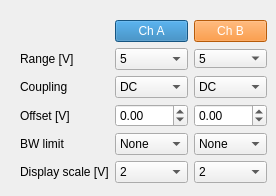
    <widget class="QWidget" name="vertical_tab">
     <property name="enabled">
      <bool>true</bool>
     </property>
     <property name="font">
      <font>
       <weight>50</weight>
       <bold>false</bold>
      </font>
     </property>
     <attribute name="title">
      <string>Vertical</string>
     </attribute>
     <widget class="QWidget" name="formLayoutWidget_4">
      <property name="geometry">
       <rect>
        <x>20</x>
        <y>20</y>
        <width>247</width>
        <height>167</height>
       </rect>
      </property>
      <layout class="QFormLayout" name="formLayout_5">
       <item row="1" column="0">
        <widget class="QLabel" name="label_2">
         <property name="minimumSize">
          <size>
           <width>0</width>
           <height>0</height>
          </size>
         </property>
         <property name="locale">
          <locale language="English" country="UnitedKingdom"/>
         </property>
         <property name="text">
          <string>Range [V]</string>
         </property>
        </widget>
       </item>
       <item row="1" column="1">
        <layout class="QHBoxLayout" name="horizontalLayout_4">
         <item>
          <widget class="QComboBox" name="range_a_comboBox">
           <property name="sizePolicy">
            <sizepolicy hsizetype="Preferred" vsizetype="Preferred">
             <horstretch>0</horstretch>
             <verstretch>0</verstretch>
            </sizepolicy>
           </property>
           <property name="minimumSize">
            <size>
             <width>60</width>
             <height>0</height>
            </size>
           </property>
           <property name="maximumSize">
            <size>
             <width>16777215</width>
             <height>16777215</height>
            </size>
           </property>
           <property name="currentIndex">
            <number>8</number>
           </property>
           <item>
            <property name="text">
             <string>10 m</string>
            </property>
           </item>
           <item>
            <property name="text">
             <string>20 m</string>
            </property>
           </item>
           <item>
            <property name="text">
             <string>50 m</string>
            </property>
           </item>
           <item>
            <property name="text">
             <string>100 m</string>
            </property>
           </item>
           <item>
            <property name="text">
             <string>200 m</string>
            </property>
           </item>
           <item>
            <property name="text">
             <string>500 m</string>
            </property>
           </item>
           <item>
            <property name="text">
             <string>1</string>
            </property>
           </item>
           <item>
            <property name="text">
             <string>2</string>
            </property>
           </item>
           <item>
            <property name="text">
             <string>5</string>
            </property>
           </item>
           <item>
            <property name="text">
             <string>10</string>
            </property>
           </item>
          </widget>
         </item>
         <item>
          <widget class="QComboBox" name="range_b_comboBox">
           <property name="maximumSize">
            <size>
             <width>16777215</width>
             <height>19</height>
            </size>
           </property>
           <property name="currentText">
            <string>5</string>
           </property>
           <property name="currentIndex">
            <number>8</number>
           </property>
           <item>
            <property name="text">
             <string>10 m</string>
            </property>
           </item>
           <item>
            <property name="text">
             <string>20 m</string>
            </property>
           </item>
           <item>
            <property name="text">
             <string>50 m</string>
            </property>
           </item>
           <item>
            <property name="text">
             <string>100 m</string>
            </property>
           </item>
           <item>
            <property name="text">
             <string>200 m</string>
            </property>
           </item>
           <item>
            <property name="text">
             <string>500 m</string>
            </property>
           </item>
           <item>
            <property name="text">
             <string>1</string>
            </property>
           </item>
           <item>
            <property name="text">
             <string>2</string>
            </property>
           </item>
           <item>
            <property name="text">
             <string>5</string>
            </property>
           </item>
           <item>
            <property name="text">
             <string>10</string>
            </property>
           </item>
          </widget>
         </item>
        </layout>
       </item>
       <item row="0" column="1">
        <layout class="QHBoxLayout" name="horizontalLayout_5">
         <item>
          <widget class="QPushButton" name="ch_a_pushButton">
           <property name="sizePolicy">
            <sizepolicy hsizetype="Preferred" vsizetype="Preferred">
             <horstretch>0</horstretch>
             <verstretch>0</verstretch>
            </sizepolicy>
           </property>
           <property name="font">
            <font>
             <weight>50</weight>
             <bold>false</bold>
            </font>
           </property>
           <property name="styleSheet">
            <string notr="true">background-color: rgb(31, 119, 180);
color: rgb(255, 255, 255);</string>
           </property>
           <property name="text">
            <string>Ch A</string>
           </property>
           <property name="checkable">
            <bool>true</bool>
           </property>
           <property name="checked">
            <bool>false</bool>
           </property>
          </widget>
         </item>
         <item>
          <widget class="QPushButton" name="ch_b_pushButton">
           <property name="sizePolicy">
            <sizepolicy hsizetype="Preferred" vsizetype="Preferred">
             <horstretch>0</horstretch>
             <verstretch>0</verstretch>
            </sizepolicy>
           </property>
           <property name="font">
            <font>
             <weight>50</weight>
             <bold>false</bold>
            </font>
           </property>
           <property name="styleSheet">
            <string notr="true">background-color: rgb(255, 127, 14);
color: white;</string>
           </property>
           <property name="text">
            <string>Ch B</string>
           </property>
           <property name="checkable">
            <bool>true</bool>
           </property>
          </widget>
         </item>
        </layout>
       </item>
       <item row="2" column="0">
        <widget class="QLabel" name="label_6">
         <property name="locale">
          <locale language="English" country="UnitedKingdom"/>
         </property>
         <property name="text">
          <string>Coupling</string>
         </property>
        </widget>
       </item>
       <item row="2" column="1">
        <layout class="QHBoxLayout" name="horizontalLayout_6">
         <item>
          <widget class="QComboBox" name="coupling_a_comboBox">
           <property name="sizePolicy">
            <sizepolicy hsizetype="Preferred" vsizetype="Preferred">
             <horstretch>0</horstretch>
             <verstretch>0</verstretch>
            </sizepolicy>
           </property>
           <property name="minimumSize">
            <size>
             <width>0</width>
             <height>0</height>
            </size>
           </property>
           <property name="maximumSize">
            <size>
             <width>16777215</width>
             <height>16777215</height>
            </size>
           </property>
           <property name="currentText">
            <string>DC</string>
           </property>
           <property name="currentIndex">
            <number>0</number>
           </property>
           <item>
            <property name="text">
             <string>DC</string>
            </property>
           </item>
           <item>
            <property name="text">
             <string>AC</string>
            </property>
           </item>
          </widget>
         </item>
         <item>
          <widget class="QComboBox" name="coupling_b_comboBox">
           <property name="maximumSize">
            <size>
             <width>16777215</width>
             <height>16777215</height>
            </size>
           </property>
           <property name="currentText">
            <string>DC</string>
           </property>
           <property name="currentIndex">
            <number>0</number>
           </property>
           <item>
            <property name="text">
             <string>DC</string>
            </property>
           </item>
           <item>
            <property name="text">
             <string>AC</string>
            </property>
           </item>
          </widget>
         </item>
        </layout>
       </item>
       <item row="3" column="0">
        <widget class="QLabel" name="label_7">
         <property name="locale">
          <locale language="English" country="UnitedKingdom"/>
         </property>
         <property name="text">
          <string>Offset [V]</string>
         </property>
        </widget>
       </item>
       <item row="3" column="1">
        <layout class="QHBoxLayout" name="horizontalLayout_7">
         <item>
          <widget class="QDoubleSpinBox" name="offset_a_spinBox">
           <property name="sizePolicy">
            <sizepolicy hsizetype="Minimum" vsizetype="Preferred">
             <horstretch>0</horstretch>
             <verstretch>0</verstretch>
            </sizepolicy>
           </property>
           <property name="locale">
            <locale language="English" country="UnitedKingdom"/>
           </property>
           <property name="buttonSymbols">
            <enum>QAbstractSpinBox::UpDownArrows</enum>
           </property>
           <property name="suffix">
            <string/>
           </property>
           <property name="decimals">
            <number>2</number>
           </property>
           <property name="minimum">
            <double>-1.000000000000000</double>
           </property>
           <property name="maximum">
            <double>1.000000000000000</double>
           </property>
           <property name="singleStep">
            <double>0.010000000000000</double>
           </property>
           <property name="value">
            <double>0.000000000000000</double>
           </property>
          </widget>
         </item>
         <item>
          <widget class="QDoubleSpinBox" name="offset_b_spinBox">
           <property name="locale">
            <locale language="English" country="UnitedKingdom"/>
           </property>
           <property name="buttonSymbols">
            <enum>QAbstractSpinBox::UpDownArrows</enum>
           </property>
           <property name="suffix">
            <string/>
           </property>
           <property name="decimals">
            <number>2</number>
           </property>
           <property name="minimum">
            <double>-1.000000000000000</double>
           </property>
           <property name="maximum">
            <double>1.000000000000000</double>
           </property>
           <property name="singleStep">
            <double>0.010000000000000</double>
           </property>
           <property name="value">
            <double>0.000000000000000</double>
           </property>
          </widget>
         </item>
        </layout>
       </item>
       <item row="5" column="0">
        <widget class="QLabel" name="label_22">
         <property name="locale">
          <locale language="English" country="UnitedKingdom"/>
         </property>
         <property name="text">
          <string>Display scale [V]</string>
         </property>
        </widget>
       </item>
       <item row="5" column="1">
        <layout class="QHBoxLayout" name="horizontalLayout_8">
         <item>
          <widget class="QComboBox" name="zoom_vertical_a_comboBox">
           <property name="sizePolicy">
            <sizepolicy hsizetype="Preferred" vsizetype="Preferred">
             <horstretch>0</horstretch>
             <verstretch>0</verstretch>
            </sizepolicy>
           </property>
           <property name="minimumSize">
            <size>
             <width>60</width>
             <height>0</height>
            </size>
           </property>
           <property name="maximumSize">
            <size>
             <width>16777215</width>
             <height>16777215</height>
            </size>
           </property>
           <property name="currentIndex">
            <number>10</number>
           </property>
           <item>
            <property name="text">
             <string>1 m</string>
            </property>
           </item>
           <item>
            <property name="text">
             <string>2 m</string>
            </property>
           </item>
           <item>
            <property name="text">
             <string>5 m</string>
            </property>
           </item>
           <item>
            <property name="text">
             <string>10 m</string>
            </property>
           </item>
           <item>
            <property name="text">
             <string>20 m</string>
            </property>
           </item>
           <item>
            <property name="text">
             <string>50 m</string>
            </property>
           </item>
           <item>
            <property name="text">
             <string>100 m</string>
            </property>
           </item>
           <item>
            <property name="text">
             <string>200 m</string>
            </property>
           </item>
           <item>
            <property name="text">
             <string>500 m</string>
            </property>
           </item>
           <item>
            <property name="text">
             <string>1</string>
            </property>
           </item>
           <item>
            <property name="text">
             <string>2</string>
            </property>
           </item>
           <item>
            <property name="text">
             <string>5</string>
            </property>
           </item>
           <item>
            <property name="text">
             <string>10</string>
            </property>
           </item>
          </widget>
         </item>
         <item>
          <widget class="QComboBox" name="zoom_vertical_b_comboBox">
           <property name="sizePolicy">
            <sizepolicy hsizetype="Preferred" vsizetype="Preferred">
             <horstretch>0</horstretch>
             <verstretch>0</verstretch>
            </sizepolicy>
           </property>
           <property name="minimumSize">
            <size>
             <width>60</width>
             <height>0</height>
            </size>
           </property>
           <property name="maximumSize">
            <size>
             <width>16777215</width>
             <height>16777215</height>
            </size>
           </property>
           <property name="currentIndex">
            <number>10</number>
           </property>
           <item>
            <property name="text">
             <string>1 m</string>
            </property>
           </item>
           <item>
            <property name="text">
             <string>2 m</string>
            </property>
           </item>
           <item>
            <property name="text">
             <string>5 m</string>
            </property>
           </item>
           <item>
            <property name="text">
             <string>10 m</string>
            </property>
           </item>
           <item>
            <property name="text">
             <string>20 m</string>
            </property>
           </item>
           <item>
            <property name="text">
             <string>50 m</string>
            </property>
           </item>
           <item>
            <property name="text">
             <string>100 m</string>
            </property>
           </item>
           <item>
            <property name="text">
             <string>200 m</string>
            </property>
           </item>
           <item>
            <property name="text">
             <string>500 m</string>
            </property>
           </item>
           <item>
            <property name="text">
             <string>1</string>
            </property>
           </item>
           <item>
            <property name="text">
             <string>2</string>
            </property>
           </item>
           <item>
            <property name="text">
             <string>5</string>
            </property>
           </item>
           <item>
            <property name="text">
             <string>10</string>
            </property>
           </item>
          </widget>
         </item>
        </layout>
       </item>
       <item row="4" column="0">
        <widget class="QLabel" name="label_8">
         <property name="locale">
          <locale language="English" country="UnitedKingdom"/>
         </property>
         <property name="text">
          <string>BW limit</string>
         </property>
        </widget>
       </item>
       <item row="4" column="1">
        <layout class="QHBoxLayout" name="horizontalLayout_9">
         <item>
          <widget class="QComboBox" name="bwl_b_comboBox">
           <property name="currentText">
            <string>None</string>
           </property>
           <property name="currentIndex">
            <number>0</number>
           </property>
           <item>
            <property name="text">
             <string>None</string>
            </property>
           </item>
           <item>
            <property name="text">
             <string>20 MHz</string>
            </property>
           </item>
          </widget>
         </item>
         <item>
          <widget class="QComboBox" name="bwl_a_comboBox">
           <property name="currentText">
            <string>None</string>
           </property>
           <property name="currentIndex">
            <number>0</number>
           </property>
           <item>
            <property name="text">
             <string>None</string>
            </property>
           </item>
           <item>
            <property name="text">
             <string>20 MHz</string>
            </property>
           </item>
          </widget>
         </item>
        </layout>
       </item>
      </layout>
     </widget>
    </widget>
